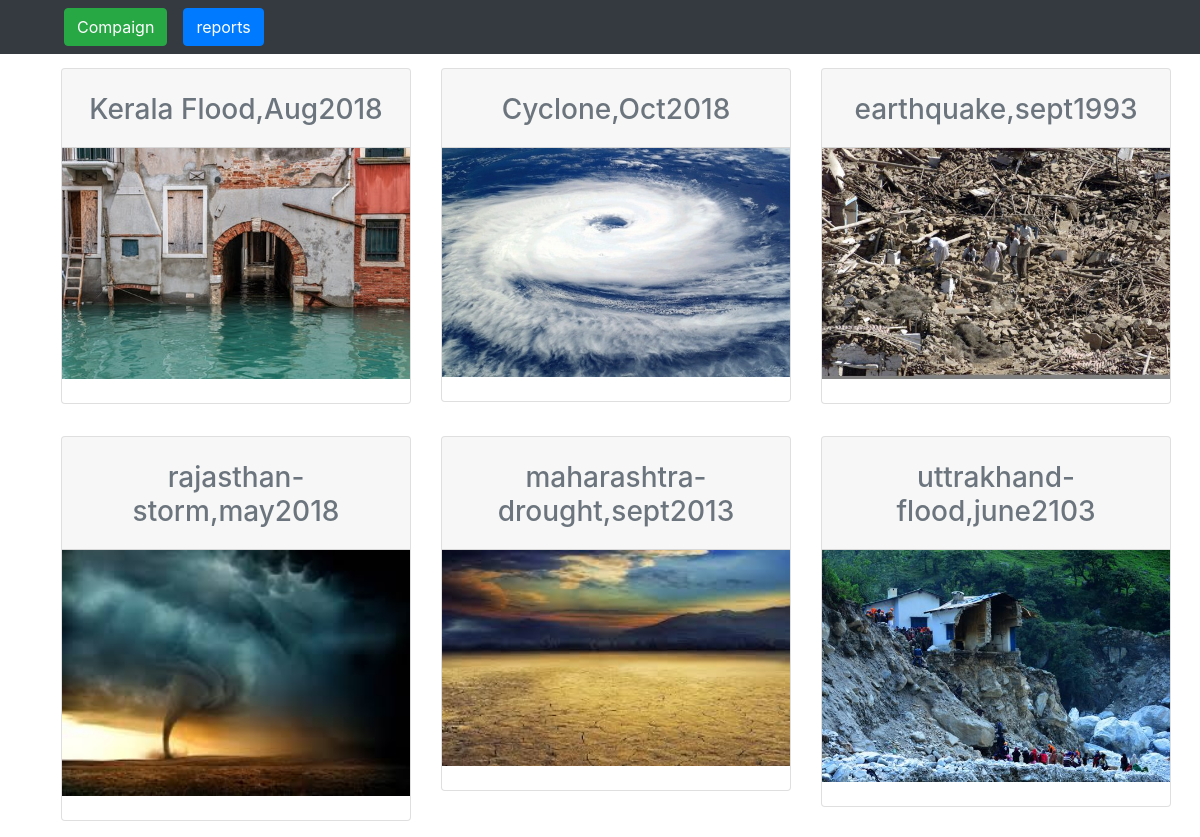
Screenshot of /helper (signed in) with the database file from the repository.
### tables this page shows
CREATE TABLE `compaign` (
  `compaign_id` int(11) NOT NULL,
  `month` varchar(4) NOT NULL,
  `year` int(5) NOT NULL,
  `title` varchar(255) NOT NULL,
  `image` varchar(255) NOT NULL
);

### helper/index.php (the view, shortened to what this page needs)
<?php include "../includes/db.php"; ?>
   <!doctype html>
   <html>
   <head>
   <link rel="stylesheet" href="../extras/bootstrap.min.css">
   </head>
    <body>
    <nav class="navbar navbar-expand-md bg-dark navbar-light fixed-top">
      <form class="form-inline">
       <a  href="#" class="btn btn-success form-contol ml-5">Compaign</a>
       <a  href="#" class="btn btn-primary form-contol ml-3">reports</a>
        </form>
    </nav>
          <br><br>
             <div class="container">
               <div class="row mt-1">
                 <?php
                    $query=mysqli_query($connection,"SELECT * FROM `compaign`");
                       while($row=mysqli_fetch_assoc($query))
                          {
                             $compaign_id=$row['compaign_id'];
                             $title=$row['title'];
                             $month=$row['month'];
                             $year=$row['year'];
                             $image=$row['image'];
                  ?>
                 <div class="col-md-4">
                  <a href="../helper/donation/?id=<?php echo $compaign_id ?>">
                    <div class="card m-3" style="width:100%">
                      <div class="card-header text-center">
                        <h2 class="card-title">
                           <h3 class="text-secondary"><?php echo $title ?>,<?php echo $month;?><?php echo"";?><?php echo $year;?></h3>
                        </h2>
                      </div>
                           <img class="" src="../images/<?php echo $image;?>" alt="This is an image" style="width:100%;">
                          <br>
                      </div>
                 </a>
                </div>
                <?php } ?>
            </div>
        </div>
                </body>
                </html>

### rows the page displays
compaign: title "Kerala Flood", month "Aug", year "2018", image (picture)
compaign: title "Cyclone", month "Oct", year "2018", image (picture)
compaign: title "earthquake", month "sept", year "1993", image (picture)
compaign: title "rajasthan-storm", month "may", year "2018", image (picture)
compaign: title "maharashtra-drought", month "sept", year "2013", image (picture)
compaign: title "uttrakhand-flood", month "june", year "2103", image (picture)
